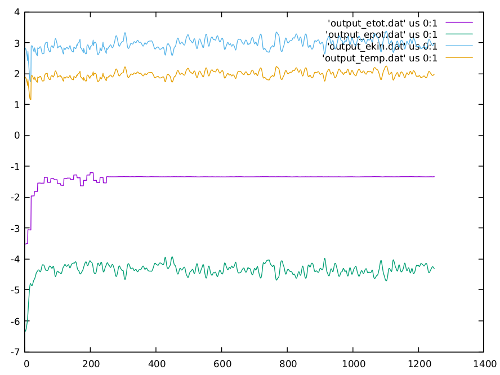
#> input picture Es4/thermalization_examples/liquid.100.26/therm+sim.liquid.100.26.png, 500 x 375 px
$ jupyter execute --allow-errors Exercise04.ipynb
#> lines starting #> are read from the running program, lines starting #| are printed output that depends on the picture
# <span style="color:green"> Numerical Simulation Laboratory (NSL) </span>

## <span style="color:blue">  Numerical exercises 4</span>

[cell 1]
import csv
import matplotlib.pyplot as plt
import numpy as np
from scipy import optimize

def FileImport (nomefile=None, data_array=None, i=None):
    with open(nomefile) as fileinput:
        f=open(nomefile, 'r')
        lines=f.readlines()
        for x in lines:
            data_array.append(float(x.split()[i]))
        f.close()

# <span style="color:red">  Exercise 04.1 </span>

# Molecular Dynamics equilibration phase

In this exercise I modified the given MD code adding a boolean option in input file to choose if restart the simulation using not only the final configuration (file: <font face="Courier">config.final -> config.0</font>) but also the last but one configuration (file: <font face="Courier">old.final -> old.0</font>) in order to thermalize the system.

To create the first file *old.0* we have to: copy the correct input and config files, set restart option on 0 and run the short first simulation.
Later on we can copy the saved old.final on old.0 and config.final on cofig.0 and set restart input option on 1. The restart options work as follow:

- if restart=0 the code starts only with the configuration $r(t)$ in <font face="Courier">config.0</font>. To find $r(t-dt)$, it takes random velocities (taking care not to drift the centre of mass of the system) and after a rescaling T-based ($fs = \sqrt {3 T}$) it calculates $r(t-dt)$ using  Periodic Boundaries Conditions ($Pbc$):

$$r(t-dt)=Pbc(r(t) - dt v_s)$$

- if restart=1 the code imports both <font face="Courier">config.0</font> ($r(t)$) and <font face="Courier">old.0</font> ($r(t-dt)$) in which old.0 is the last configuration from the previous simulation.

    After multiplying by the box dimension, the code does a first call to the Move() function in which there is the Verlet algorithm implementation.

    Move() calls Forces(particle_index, direction) which calculates $a(t)$, calculates $r(t+dt)$ and $v(t)$ with Verlet (and using Pbc) and modifies $r(t-dt)$ with $r(t)$ and then $r(t)$ with $r(t+dt)$.

    Out of Move() function the code rescales $v(t)$ with the same scaling factor as above and modifies $r(t-dt)$ according to $v_{s}$.

    With restart=1 option, the Main also saves the last but one configuration of the simulation into <font face="Courier">old.final</font>.

    Below some example pictures made by GNUPLOT of the thermalization:

[cell 2]
import matplotlib.pyplot as plt
import matplotlib.image as mpimg

picture1=plt.figure(figsize=(40, 40))
a1=plt.subplot(2, 2, 1)
img=mpimg.imread("../Es4/thermalization_examples/liquid.100.26/therm+sim.liquid.100.26.png")
#> img is the input picture: shape (375, 500, 4) float32; mean R, G, B, A 0.974, 0.976, 0.976, 1
imgplot=plt.imshow(img)
#plt.gcf().set_size_inches(40, 15)
plt.axis('off')
plt.title('Liquid', fontsize=30)

a2=plt.subplot(2, 2, 2)
img=mpimg.imread("../Es4/thermalization_examples/solid.100.26/therm+sim.solid.100.26.png")
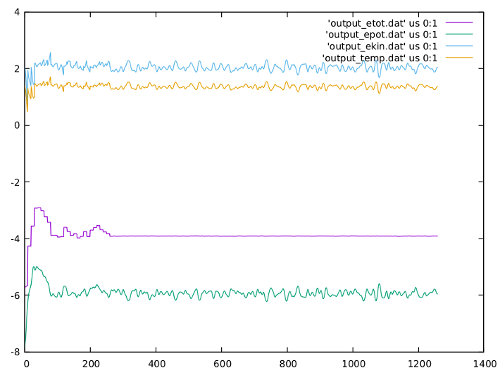
#> input picture Es4/thermalization_examples/solid.100.26/therm+sim.solid.100.26.png, 500 x 375 px
#> img is the input picture: shape (375, 500, 4) float32; mean R, G, B, A 0.975, 0.977, 0.977, 1
imgplot=plt.imshow(img)
#plt.gcf().set_size_inches(40, 15)
plt.axis('off')
plt.title('Solid', fontsize=30)
plt.show()
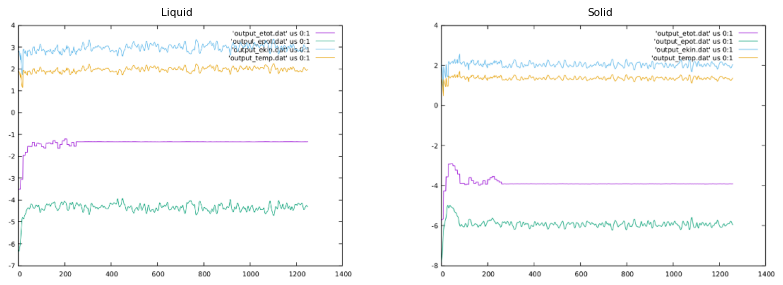
#> figure drawn by matplotlib, 2 panels

From $0$ to $250$ I've made $25$ thermalization cycles of $10$ steps. Since the system had reached the desired temperature ($T^*=1.9$ for the liquid, $T^*=1.4$ for the solid) I started the simulation from step 300 to step 1300.

# <span style="color:red">  Exercise 04.2</span>

# Implementing blocking average on MD code

Fot this exercise I added the parts concerning the blocking average on observable of interest of the system to the MD code given. I stored on "output.*variablename*.dat" a column with the number of block, a column with the progressive mean value of the observable and a column with the relative error for potential energy per particle $u=U/N$, pressure $p$, kinetic energy per particle $k=K/N$, temperature $T$, total energy per particle $e=E/N$ and radial distribution function $g(r)$ (which will be used for the 7th exercise.

Below the data importations:

[cell 3]
#defining variables for solid
x, u_sol_Ar, p_sol_Ar, k_sol_Ar, etot_sol_Ar, temp_sol_Ar = [], [], [], [], [], []
err_k_sol_Ar, err_etot_sol_Ar, err_temp_sol_Ar, err_u_sol_Ar, err_p_sol_Ar = [], [], [], [], []

#Importing data for solid
#> (the rest of this cell did not finish here and is left out)

FileImport("../Es4/Data/Solid/output.epot.0", x, 0)
FileImport("../Es4/Data/Solid/output.pres.0", p_sol_Ar, 2)
FileImport("../Es4/Data/Solid/output.epot.0", err_u_sol_Ar, 3)
FileImport("../Es4/Data/Solid/output.pres.0", err_p_sol_Ar, 3)
FileImport("../Es4/Data/Solid/output.ekin.0", k_sol_Ar, 2)
FileImport("../Es4/Data/Solid/output.ekin.0", err_k_sol_Ar, 3)
FileImport("../Es4/Data/Solid/output.etot.0", etot_sol_Ar, 2)
FileImport("../Es4/Data/Solid/output.etot.0", err_etot_sol_Ar, 3)
FileImport("../Es4/Data/Solid/output.temp.0", temp_sol_Ar, 2)
FileImport("../Es4/Data/Solid/output.temp.0", err_temp_sol_Ar, 3)

[cell 4]
#defining variables for liquid
x, u_liq_Ar, p_liq_Ar, k_liq_Ar, etot_liq_Ar, temp_liq_Ar = [], [], [], [], [], []
err_k_liq_Ar, err_etot_liq_Ar, err_temp_liq_Ar, err_u_liq_Ar, err_p_liq_Ar = [], [], [], [], []

#Importing data for liquid
#> (the rest of this cell did not finish here and is left out)

FileImport("../Es4/Data/Liquid/output.epot.0", x, 0)
FileImport("../Es4/Data/Liquid/output.pres.0", p_liq_Ar, 2)
FileImport("../Es4/Data/Liquid/output.epot.0", err_u_liq_Ar, 3)
FileImport("../Es4/Data/Liquid/output.pres.0", err_p_liq_Ar, 3)
FileImport("../Es4/Data/Liquid/output.ekin.0", k_liq_Ar, 2)
FileImport("../Es4/Data/Liquid/output.ekin.0", err_k_liq_Ar, 3)
FileImport("../Es4/Data/Liquid/output.etot.0", etot_liq_Ar, 2)
FileImport("../Es4/Data/Liquid/output.etot.0", err_etot_liq_Ar, 3)
FileImport("../Es4/Data/Liquid/output.temp.0", temp_liq_Ar, 2)
FileImport("../Es4/Data/Liquid/output.temp.0", err_temp_liq_Ar, 3)

[cell 5]
#defining variables for gas
x, u_gas_Ar, p_gas_Ar, k_gas_Ar, etot_gas_Ar, temp_gas_Ar = [], [], [], [], [], []
err_k_gas_Ar, err_etot_gas_Ar, err_temp_gas_Ar, err_u_gas_Ar, err_p_gas_Ar = [], [], [], [], []

#Importing data for gas
#> (the rest of this cell did not finish here and is left out)

FileImport("../Es4/Data/Gas/output.epot.0", x, 0)
FileImport("../Es4/Data/Gas/output.pres.0", p_gas_Ar, 2)
FileImport("../Es4/Data/Gas/output.epot.0", err_u_gas_Ar, 3)
FileImport("../Es4/Data/Gas/output.pres.0", err_p_gas_Ar, 3)
FileImport("../Es4/Data/Gas/output.ekin.0", k_gas_Ar, 2)
FileImport("../Es4/Data/Gas/output.ekin.0", err_k_gas_Ar, 3)
FileImport("../Es4/Data/Gas/output.etot.0", etot_gas_Ar, 2)
FileImport("../Es4/Data/Gas/output.etot.0", err_etot_gas_Ar, 3)
FileImport("../Es4/Data/Gas/output.temp.0", temp_gas_Ar, 2)
FileImport("../Es4/Data/Gas/output.temp.0", err_temp_gas_Ar, 3)

# <span style="color:red">  Exercise 04.3 </span>

# MD simulations of the phases of Argon

Here I performed simulations of Argon in solid, liquid and gas phase. The observables studied are :
- potential energy per particle $u=U/N$
- pressure $P$
- kinetic energy per particle $k=K/N$
- temperature $T$
- total energy per particle $e=E/N$

all of them expressed, as required, in SI units instead of L-J units.

All the simulations start after 15 thermalization cycles of 1000 steps.

Below the code for the SI conversion.

[cell 6]
k_b = 1.380649e-23
epsilon = 120.*k_b
sigma = 0.34e-9

# Solid phase

[cell 7]
#Changing from Lennard-Jones unities to SI unities
for i in range(len(u_sol_Ar)):
    u_sol_Ar[i]*=epsilon
    p_sol_Ar[i]*=(epsilon/(sigma*sigma*sigma))
    k_sol_Ar[i]*=epsilon
    etot_sol_Ar[i]*=epsilon
    temp_sol_Ar[i]*=epsilon/k_b

    err_u_sol_Ar[i]*=epsilon
    err_p_sol_Ar[i]*=(epsilon/(sigma*sigma*sigma))
    err_k_sol_Ar[i]*=epsilon
    err_etot_sol_Ar[i]*=epsilon
    err_temp_sol_Ar[i]*=epsilon/k_b

I studied the solid phase of Argon with the following parameters:
 - $T = 0.8$
 - $\rho = 1.1$
 - $r_{cut} = 2.2$

Below the pictures of the observable of interest:

## Intenal energy

[cell 8]
plt.figure(1, figsize= (14,7))
plt.errorbar(x, u_sol_Ar, yerr=err_u_sol_Ar)
plt.xlabel('Blocks')
plt.ylabel('u [J]')
plt.title('Solid phase of Argon')
plt.grid(True)
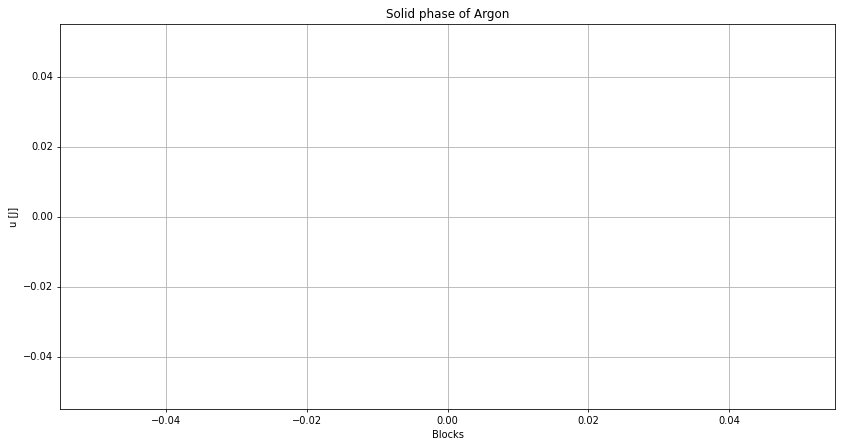
#> figure drawn by matplotlib, 1 panel

## Kinetic energy

[cell 9]
plt.figure(3, figsize= (14,7))
plt.errorbar(x, k_sol_Ar, yerr=err_k_sol_Ar)
plt.xlabel('Blocks')
plt.ylabel('e kin [J]')
plt.title('Solid phase of Argon')
plt.grid(True)

## Temperature

[cell 10]
plt.figure(5, figsize= (14,7))
plt.errorbar(x, temp_sol_Ar, yerr=err_temp_sol_Ar)
plt.xlabel('Blocks')
plt.ylabel('Temp [K]')
plt.title('Solid phase of Argon')
plt.grid(True)

## Total energy

[cell 11]
plt.figure(4, figsize= (14,7))
plt.errorbar(x, etot_sol_Ar, yerr=err_etot_sol_Ar)
plt.xlabel('Blocks')
plt.ylabel('e tot [J]')
plt.title('Solid phase of Argon')
plt.grid(True)

## Pressure

[cell 12]
plt.figure(2, figsize= (14,7))
plt.errorbar(x, p_sol_Ar, yerr=err_p_sol_Ar)
plt.xlabel('Blocks')
plt.ylabel('P [Pa]')
plt.title('Solid phase of Argon')
plt.grid(True)

# Liquid phase

[cell 13]
#Changing from Lennard-Jones unities to SI unities
for i in range(len(u_liq_Ar)):
    u_liq_Ar[i]*=epsilon
    p_liq_Ar[i]*=(epsilon/(sigma*sigma*sigma))
    k_liq_Ar[i]*=epsilon
    etot_liq_Ar[i]*=epsilon
    temp_liq_Ar[i]*=epsilon/k_b

    err_u_liq_Ar[i]*=epsilon
    err_p_liq_Ar[i]*=(epsilon/(sigma*sigma*sigma))
    err_k_liq_Ar[i]*=epsilon
    err_etot_liq_Ar[i]*=epsilon
    err_temp_liq_Ar[i]*=epsilon/k_b

I studied the liquid phase of Argon with the following parameters:
 - $T = 1.1$
 - $\rho = 0.8$
 - $r_{cut} = 2.5$

Below the pictures of the observable of interest:

## Intenal energy

[cell 14]
plt.figure(1, figsize= (14,7))
plt.errorbar(x, u_liq_Ar, yerr=err_u_liq_Ar)
plt.xlabel('Blocks')
plt.ylabel('u [J]')
plt.title('Liquid phase of Argon')
plt.grid(True)

## Kinetic energy

[cell 15]
plt.figure(3, figsize= (14,7))
plt.errorbar(x, k_liq_Ar, yerr=err_k_liq_Ar)
plt.xlabel('Blocks')
plt.ylabel('e kin [J]')
plt.title('Liquid phase of Argon')
plt.grid(True)

## Temperature

[cell 16]
plt.figure(5, figsize= (14,7))
plt.errorbar(x, temp_liq_Ar, yerr=err_temp_liq_Ar)
plt.xlabel('Blocks')
plt.ylabel('Temp [K]')
plt.title('Liquid phase of Argon')
plt.grid(True)

## Total Energy

[cell 17]
plt.figure(4, figsize= (14,7))
plt.errorbar(x, etot_liq_Ar, yerr=err_etot_liq_Ar)
plt.xlabel('Blocks')
plt.ylabel('e tot [J]')
plt.title('Liquid phase of Argon')
plt.grid(True)

## Pressure

[cell 18]
plt.figure(2, figsize= (14,7))
plt.errorbar(x, p_liq_Ar, yerr=err_p_liq_Ar)
plt.xlabel('Blocks')
plt.ylabel('P [Pa]')
plt.title('Liquid phase of Argon')
plt.grid(True)

# Gas phase

[cell 19]
#Changing from Lennard-Jones unities to SI unities
for i in range(len(u_gas_Ar)):
    u_gas_Ar[i]*=epsilon
    p_gas_Ar[i]*=(epsilon/(sigma*sigma*sigma))
    k_gas_Ar[i]*=epsilon
    etot_gas_Ar[i]*=epsilon
    temp_gas_Ar[i]*=epsilon/k_b

    err_u_gas_Ar[i]*=epsilon
    err_p_gas_Ar[i]*=(epsilon/(sigma*sigma*sigma))
    err_k_gas_Ar[i]*=epsilon
    err_etot_gas_Ar[i]*=epsilon
    err_temp_gas_Ar[i]*=epsilon/k_b

I studied the gas phase of Argon with the following parameters:
 - $T = 1.2$
 - $\rho = 0.05$
 - $r_{cut} = 5.0$

Below the pictures of the observable of interest:

## Intenal energy

[cell 20]
plt.figure(1, figsize= (14,7))
plt.errorbar(x, u_gas_Ar, yerr=err_u_gas_Ar)
plt.xlabel('Blocks')
plt.ylabel('u [J]')
plt.title('Gas phase of Argon')
plt.grid(True)

## Kinetic energy

[cell 21]
plt.figure(3, figsize= (14,7))
plt.errorbar(x, k_gas_Ar, yerr=err_k_gas_Ar)
plt.xlabel('Blocks')
plt.ylabel('E kin [J]')
plt.title('Gas phase of Argon')
plt.grid(True)

## Temperature

[cell 22]
plt.figure(5, figsize= (14,7))
plt.errorbar(x, temp_gas_Ar, yerr=err_temp_gas_Ar)
plt.xlabel('Blocks')
plt.ylabel('Temp [K]')
plt.title('Gas phase of Argon')
plt.grid(True)

## Total energy

[cell 23]
plt.figure(4, figsize= (14,7))
plt.errorbar(x, etot_gas_Ar, yerr=err_etot_gas_Ar)
plt.xlabel('Blocks')
plt.ylabel('E tot [J]')
plt.title('Gas phase of Argon')
plt.grid(True)

## Pressure

[cell 24]
plt.figure(2, figsize= (14,7))
plt.errorbar(x, p_gas_Ar, yerr=err_p_gas_Ar)
plt.xlabel('Blocks')
plt.ylabel('P [Pa]')
plt.title('Gas phase of Argon')
plt.grid(True)
